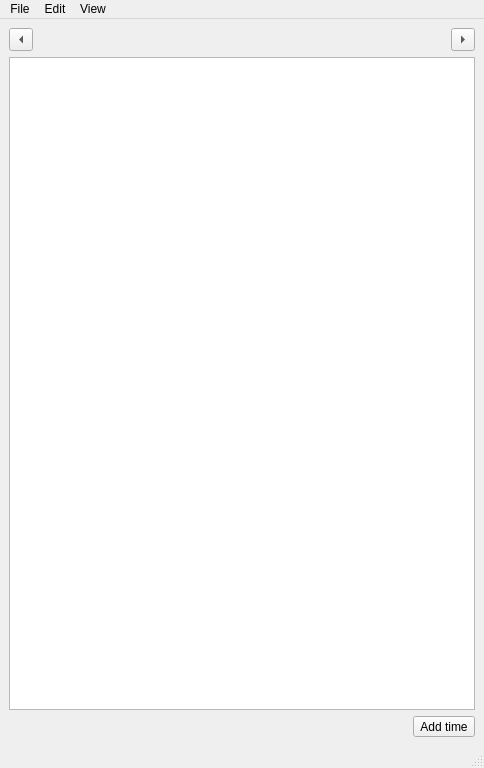
<?xml version="1.0" encoding="UTF-8"?>
<ui version="4.0">
 <class>MainWindow</class>
 <widget class="QMainWindow" name="MainWindow">
  <property name="geometry">
   <rect>
    <x>0</x>
    <y>0</y>
    <width>484</width>
    <height>768</height>
   </rect>
  </property>
  <property name="windowTitle">
   <string>MainWindow</string>
  </property>
  <widget class="QWidget" name="centralwidget">
   <layout class="QVBoxLayout" name="verticalLayout">
    <item>
     <layout class="QHBoxLayout" name="horizontalLayout_2">
      <item>
       <widget class="QToolButton" name="btn_view_previous">
        <property name="text">
         <string>Previous</string>
        </property>
        <property name="icon">
         <iconset theme="previous">
          <normaloff>.</normaloff>.</iconset>
        </property>
        <property name="arrowType">
         <enum>Qt::LeftArrow</enum>
        </property>
       </widget>
      </item>
      <item>
       <spacer name="horizontalSpacer_2">
        <property name="orientation">
         <enum>Qt::Horizontal</enum>
        </property>
        <property name="sizeHint" stdset="0">
         <size>
          <width>40</width>
          <height>20</height>
         </size>
        </property>
       </spacer>
      </item>
      <item>
       <widget class="QToolButton" name="btn_view_next">
        <property name="text">
         <string>Next</string>
        </property>
        <property name="icon">
         <iconset theme="next">
          <normaloff>.</normaloff>.</iconset>
        </property>
        <property name="arrowType">
         <enum>Qt::RightArrow</enum>
        </property>
       </widget>
      </item>
     </layout>
    </item>
    <item>
     <widget class="QTableView" name="tableview_days"/>
    </item>
    <item>
     <layout class="QHBoxLayout" name="horizontalLayout">
      <item>
       <spacer name="horizontalSpacer">
        <property name="orientation">
         <enum>Qt::Horizontal</enum>
        </property>
        <property name="sizeHint" stdset="0">
         <size>
          <width>40</width>
          <height>20</height>
         </size>
        </property>
       </spacer>
      </item>
      <item>
       <widget class="QToolButton" name="btn_add_time">
        <property name="text">
         <string>Add time</string>
        </property>
        <property name="shortcut">
         <string>Ctrl+S</string>
        </property>
       </widget>
      </item>
     </layout>
    </item>
   </layout>
  </widget>
  <widget class="QMenuBar" name="menubar">
   <property name="geometry">
    <rect>
     <x>0</x>
     <y>0</y>
     <width>484</width>
     <height>22</height>
    </rect>
   </property>
   <widget class="QMenu" name="menuView">
    <property name="title">
     <string>View</string>
    </property>
    <widget class="QMenu" name="menuGoto">
     <property name="title">
      <string>Goto</string>
     </property>
     <addaction name="actionGotoToday"/>
     <addaction name="separator"/>
     <addaction name="separator"/>
     <addaction name="actionGotoPrevious"/>
     <addaction name="actionGotoNext"/>
    </widget>
    <addaction name="actionDay_view"/>
    <addaction name="actionAround_view"/>
    <addaction name="actionWeek_view"/>
    <addaction name="actionMonth_view"/>
    <addaction name="separator"/>
    <addaction name="menuGoto"/>
   </widget>
   <widget class="QMenu" name="menuFile">
    <property name="title">
     <string>File</string>
    </property>
    <addaction name="actionOpen"/>
    <addaction name="actionSave"/>
    <addaction name="separator"/>
    <addaction name="actionExit"/>
   </widget>
   <widget class="QMenu" name="menuEdit">
    <property name="title">
     <string>Edit</string>
    </property>
    <addaction name="actionAdd_spent_time"/>
    <addaction name="actionUpdate_came_went_time"/>
   </widget>
   <addaction name="menuFile"/>
   <addaction name="menuEdit"/>
   <addaction name="menuView"/>
  </widget>
  <widget class="QStatusBar" name="statusbar"/>
  <action name="actionWeek_view">
   <property name="text">
    <string>Week view</string>
   </property>
   <property name="shortcut">
    <string>W</string>
   </property>
  </action>
  <action name="actionMonth_view">
   <property name="text">
    <string>Month view</string>
   </property>
   <property name="shortcut">
    <string>M</string>
   </property>
  </action>
  <action name="actionOpen">
   <property name="checkable">
    <bool>false</bool>
   </property>
   <property name="icon">
    <iconset theme="document-open"/>
   </property>
   <property name="text">
    <string>Open</string>
   </property>
   <property name="shortcut">
    <string>Ctrl+O</string>
   </property>
  </action>
  <action name="actionSave">
   <property name="icon">
    <iconset theme="document-save"/>
   </property>
   <property name="text">
    <string>Save</string>
   </property>
   <property name="shortcut">
    <string>Ctrl+S</string>
   </property>
  </action>
  <action name="actionExit">
   <property name="icon">
    <iconset theme="application-exit"/>
   </property>
   <property name="text">
    <string>Exit</string>
   </property>
   <property name="shortcut">
    <string>Q</string>
   </property>
  </action>
  <action name="actionAdd_spent_time">
   <property name="icon">
    <iconset theme="add"/>
   </property>
   <property name="text">
    <string>Add time spent</string>
   </property>
   <property name="shortcut">
    <string>A</string>
   </property>
  </action>
  <action name="actionUpdate_came_went_time">
   <property name="icon">
    <iconset theme="time"/>
   </property>
   <property name="text">
    <string>Update came/went time</string>
   </property>
   <property name="shortcut">
    <string>U</string>
   </property>
  </action>
  <action name="actionDay_view">
   <property name="icon">
    <iconset theme="calendar"/>
   </property>
   <property name="text">
    <string>Day view</string>
   </property>
   <property name="shortcut">
    <string>D</string>
   </property>
  </action>
  <action name="actionGotoToday">
   <property name="icon">
    <iconset theme="calendar"/>
   </property>
   <property name="text">
    <string>Today</string>
   </property>
   <property name="shortcut">
    <string>G, T</string>
   </property>
  </action>
  <action name="actionGotoPrevious">
   <property name="icon">
    <iconset theme="previous"/>
   </property>
   <property name="text">
    <string>Previous</string>
   </property>
   <property name="shortcut">
    <string>K</string>
   </property>
  </action>
  <action name="actionGotoNext">
   <property name="icon">
    <iconset theme="next"/>
   </property>
   <property name="text">
    <string>Next</string>
   </property>
   <property name="shortcut">
    <string>J</string>
   </property>
  </action>
  <action name="actionAround_view">
   <property name="text">
    <string>Around day view</string>
   </property>
   <property name="shortcut">
    <string>R</string>
   </property>
  </action>
  <action name="actionGotoPrevious_day">
   <property name="text">
    <string>Previous day</string>
   </property>
   <property name="shortcut">
    <string>K</string>
   </property>
  </action>
  <action name="actionGotoNext_day">
   <property name="text">
    <string>Next day</string>
   </property>
   <property name="shortcut">
    <string>J</string>
   </property>
  </action>
 </widget>
 <resources/>
 <connections>
  <connection>
   <sender>btn_add_time</sender>
   <signal>clicked()</signal>
   <receiver>actionAdd_spent_time</receiver>
   <slot>trigger()</slot>
   <hints>
    <hint type="sourcelabel">
     <x>425</x>
     <y>712</y>
    </hint>
    <hint type="destinationlabel">
     <x>-1</x>
     <y>-1</y>
    </hint>
   </hints>
  </connection>
  <connection>
   <sender>btn_view_next</sender>
   <signal>clicked()</signal>
   <receiver>actionGotoNext</receiver>
   <slot>trigger()</slot>
   <hints>
    <hint type="sourcelabel">
     <x>451</x>
     <y>43</y>
    </hint>
    <hint type="destinationlabel">
     <x>-1</x>
     <y>-1</y>
    </hint>
   </hints>
  </connection>
  <connection>
   <sender>btn_view_previous</sender>
   <signal>clicked()</signal>
   <receiver>actionGotoPrevious</receiver>
   <slot>trigger()</slot>
   <hints>
    <hint type="sourcelabel">
     <x>21</x>
     <y>43</y>
    </hint>
    <hint type="destinationlabel">
     <x>-1</x>
     <y>-1</y>
    </hint>
   </hints>
  </connection>
  <connection>
   <sender>actionExit</sender>
   <signal>triggered()</signal>
   <receiver>MainWindow</receiver>
   <slot>close()</slot>
   <hints>
    <hint type="sourcelabel">
     <x>-1</x>
     <y>-1</y>
    </hint>
    <hint type="destinationlabel">
     <x>223</x>
     <y>176</y>
    </hint>
   </hints>
  </connection>
 </connections>
</ui>
